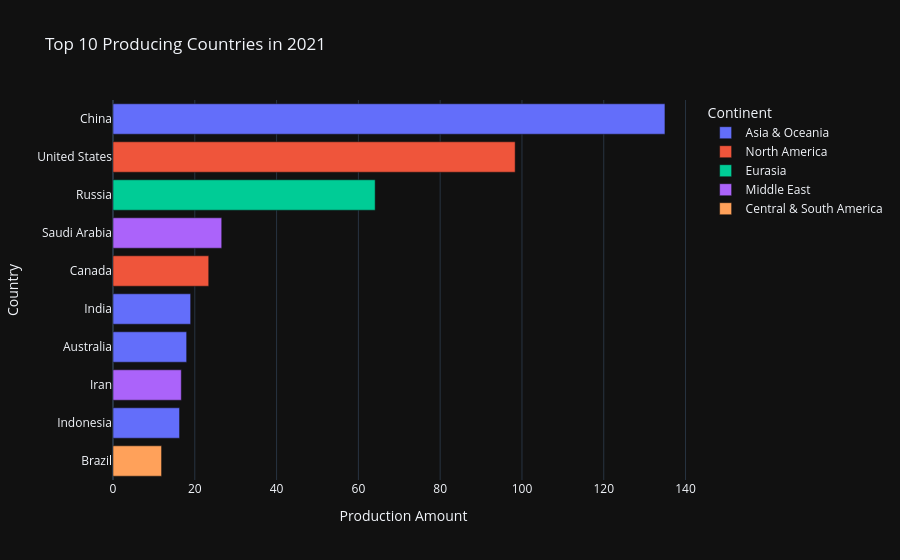

The notebook cell saved with this chart:
### Code cell
df_2021 = df_long[df_long['Year'] == 2021].nlargest(10, 'Production')

fig2 = px.bar(
    df_2021, 
    x='Production', 
    y='Country', 
    color='Continent', 
    orientation='h',
    title='Top 10 Producing Countries in 2021',
    labels={'Production': 'Production Amount', 'Country': 'Country', 'Continent': 'Continent'},
    template='plotly_dark' 
)
fig2.update_layout(yaxis={'categoryorder': 'total ascending'})
fig2.show()

### Figure 1 — Plotly figure (JSON) as saved in the notebook; plotly's stock layout.template omitted (floating-point values rounded to 4 significant figures)
{"data": [{"hovertemplate": "Continent=Asia & Oceania<br>Production Amount=%{x}<br>Country=%{y}<extra></extra>", "legendgroup": "Asia & Oceania", "marker": {"color": "#636efa", "pattern": {"shape": ""}}, "name": "Asia & Oceania", "orientation": "h", "showlegend": true, "textposition": "auto", "type": "bar", "x": [135.0, 18.99, 18.01, 16.27], "xaxis": "x", "y": ["China", "India", "Australia", "Indonesia"], "yaxis": "y"}, {"hovertemplate": "Continent=North America<br>Production Amount=%{x}<br>Country=%{y}<extra></extra>", "legendgroup": "North America", "marker": {"color": "#EF553B", "pattern": {"shape": ""}}, "name": "North America", "orientation": "h", "showlegend": true, "textposition": "auto", "type": "bar", "x": [98.34, 23.41], "xaxis": "x", "y": ["United States", "Canada"], "yaxis": "y"}, {"hovertemplate": "Continent=Eurasia<br>Production Amount=%{x}<br>Country=%{y}<extra></extra>", "legendgroup": "Eurasia", "marker": {"color": "#00cc96", "pattern": {"shape": ""}}, "name": "Eurasia", "orientation": "h", "showlegend": true, "textposition": "auto", "type": "bar", "x": [64.1], "xaxis": "x", "y": ["Russia"], "yaxis": "y"}, {"hovertemplate": "Continent=Middle East<br>Production Amount=%{x}<br>Country=%{y}<extra></extra>", "legendgroup": "Middle East", "marker": {"color": "#ab63fa", "pattern": {"shape": ""}}, "name": "Middle East", "orientation": "h", "showlegend": true, "textposition": "auto", "type": "bar", "x": [26.59, 16.7], "xaxis": "x", "y": ["Saudi Arabia", "Iran"], "yaxis": "y"}, {"hovertemplate": "Continent=Central & South America<br>Production Amount=%{x}<br>Country=%{y}<extra></extra>", "legendgroup": "Central & South America", "marker": {"color": "#FFA15A", "pattern": {"shape": ""}}, "name": "Central & South America", "orientation": "h", "showlegend": true, "textposition": "auto", "type": "bar", "x": [11.88], "xaxis": "x", "y": ["Brazil"], "yaxis": "y"}], "layout": {"barmode": "relative", "legend": {"title": {"text": "Continent"}, "tracegroupgap": 0}, "title": {"text": "Top 10 Producing Countries in 2021"}, "xaxis": {"anchor": "y", "domain": [0, 1], "title": {"text": "Production Amount"}}, "yaxis": {"anchor": "x", "categoryorder": "total ascending", "domain": [0, 1], "title": {"text": "Country"}}}}
